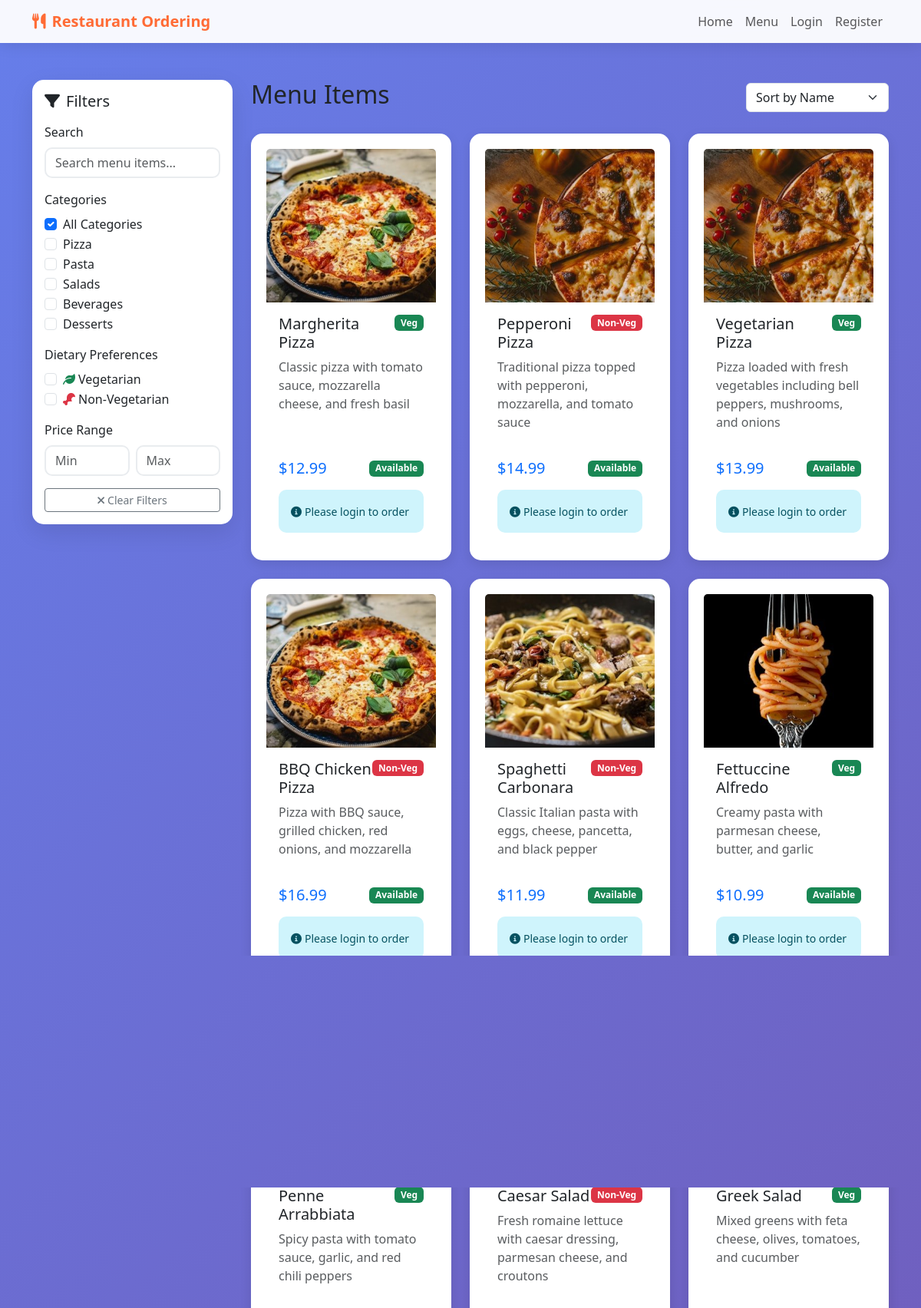
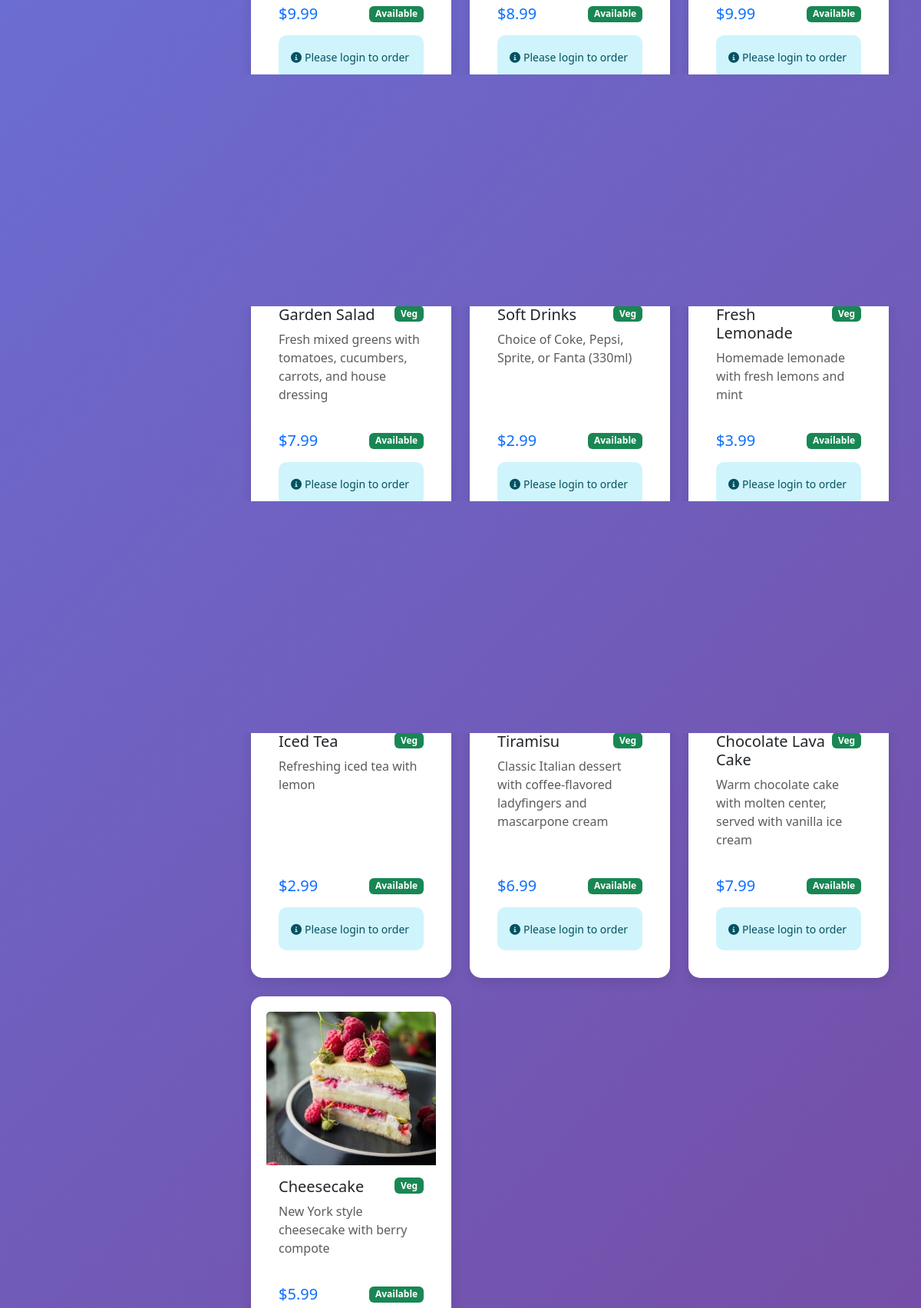
The page /menu (upper part) on the database its author committed (2 pictures, top to bottom).
### app.py (models this page shows)
class Category(db.Model):
    id = db.Column(db.Integer, primary_key=True)
    name = db.Column(db.String(50), nullable=False)
    restaurant_id = db.Column(db.Integer, db.ForeignKey('restaurant.id'), nullable=False)
    menu_items = db.relationship('MenuItem', backref='category', lazy=True)

class MenuItem(db.Model):
    id = db.Column(db.Integer, primary_key=True)
    name = db.Column(db.String(100), nullable=False)
    description = db.Column(db.Text, nullable=False)
    price = db.Column(db.Float, nullable=False)
    image = db.Column(db.String(255))
    is_available = db.Column(db.Boolean, default=True)
    is_vegetarian = db.Column(db.Boolean, default=False)
    category_id = db.Column(db.Integer, db.ForeignKey('category.id'), nullable=False)
    restaurant_id = db.Column(db.Integer, db.ForeignKey('restaurant.id'), nullable=False)
    order_items = db.relationship('OrderItem', backref='menu_item', lazy=True)

### app.py (the view)
@app.route('/menu')
def menu():
    categories = Category.query.all()
    items = MenuItem.query.filter_by(is_available=True).all()
    return render_template('menu.html', categories=categories, items=items)

### templates/menu.html (shortened to what this page needs)
{% extends "base.html" %}
{% block content %}
<div class="container my-5">
    <div class="row">
        <div class="col-lg-3 mb-4">
            <div class="card">
                <div class="card-body">
                    <h5 class="card-title mb-3">
                        <i class="fas fa-filter me-2"></i>Filters
                    </h5>
                    <div class="mb-3">
                        <label for="searchInput" class="form-label">Search</label>
                        <input type="text" class="form-control" id="searchInput" placeholder="Search menu items...">
                    </div>
                    <div class="mb-3">
                        <label class="form-label">Categories</label>
                        <div class="form-check">
                            <input class="form-check-input" type="checkbox" id="allCategories" checked>
                            <label class="form-check-label" for="allCategories">All Categories</label>
                        </div>
                        {% for category in categories %}
                        <div class="form-check">
                            <input class="form-check-input category-filter" type="checkbox"
                                   id="category{{ category.id }}" value="{{ category.id }}">
                            <label class="form-check-label" for="category{{ category.id }}">
                                {{ category.name }}
                            </label>
                        </div>
                        {% endfor %}
                    </div>
                    <div class="mb-3">
                        <label class="form-label">Dietary Preferences</label>
                        <div class="form-check">
                            <input class="form-check-input" type="checkbox" id="vegetarian">
                            <label class="form-check-label" for="vegetarian">
                                <i class="fas fa-leaf text-success me-1"></i>Vegetarian
                            </label>
                        </div>
                        <div class="form-check">
                            <input class="form-check-input" type="checkbox" id="nonVegetarian">
                            <label class="form-check-label" for="nonVegetarian">
                                <i class="fas fa-drumstick-bite text-danger me-1"></i>Non-Vegetarian
                            </label>
                        </div>
                    </div>
                    <div class="mb-3">
                        <label class="form-label">Price Range</label>
                        <div class="d-flex gap-2">
                            <input type="number" class="form-control" id="minPrice" placeholder="Min" min="0">
                            <input type="number" class="form-control" id="maxPrice" placeholder="Max" min="0">
                        </div>
                    </div>
                    <button class="btn btn-outline-secondary btn-sm w-100" onclick="clearFilters()">
                        <i class="fas fa-times me-1"></i>Clear Filters
                    </button>
                </div>
            </div>
        </div>
        <div class="col-lg-9">
            <div class="d-flex justify-content-between align-items-center mb-4">
                <h2>Menu Items</h2>
                <div class="d-flex gap-2">
                    <select class="form-select" id="sortSelect" style="width: auto;">
                        <option value="name">Sort by Name</option>
                    </select>
                </div>
            </div>
            <div id="menuItems" class="row">
                {% for item in items %}
                <div class="col-md-6 col-lg-4 mb-4 menu-item-card"
                     data-category="{{ item.category.id }}"
                     data-price="{{ item.price }}"
                     data-vegetarian="{{ 'true' if item.is_vegetarian else 'false' }}"
                     data-name="{{ item.name.lower() }}">
                    <div class="card h-100 menu-item">
                        {% if item.image %}
                        <img src="{{ url_for('static', filename=item.image) }}" class="card-img-top" alt="{{ item.name }}" style="height: 200px; object-fit: cover;">
                        {% else %}
                        <div class="card-img-top bg-light d-flex align-items-center justify-content-center" style="height: 200px;">
                            <i class="fas fa-utensils fa-3x text-muted"></i>
                        </div>
                        {% endif %}
                        <div class="card-body d-flex flex-column">
                            <div class="d-flex justify-content-between align-items-start mb-2">
                                <h5 class="card-title mb-0">{{ item.name }}</h5>
                                <span class="badge bg-{{ 'success' if item.is_vegetarian else 'danger' }}">
                                    {{ 'Veg' if item.is_vegetarian else 'Non-Veg' }}
                                </span>
                            </div>
                            <p class="card-text text-muted">{{ item.description[:100] }}{% if item.description|length > 100 %}...{% endif %}</p>
                            <div class="mt-auto">
                                <div class="d-flex justify-content-between align-items-center mb-3">
                                    <span class="h5 text-primary mb-0">${{ "%.2f"|format(item.price) }}</span>
                                    <span class="badge bg-{{ 'success' if item.is_available else 'danger' }}">
                                        {{ 'Available' if item.is_available else 'Out of Stock' }}
                                    </span>
                                </div>
                                {% if current_user.is_authenticated and current_user.user_type == 'customer' %}
                                <form method="POST" action="{{ url_for('add_to_cart') }}" class="d-flex gap-2">
                                    <input type="hidden" name="item_id" value="{{ item.id }}">
                                    <input type="number" name="quantity" value="1" min="1" max="10"
                                           class="form-control" style="width: 80px;">
                                    <button type="submit" class="btn btn-primary flex-fill"
                                            {{ 'disabled' if not item.is_available }}>
                                        <i class="fas fa-cart-plus me-1"></i>Add to Cart
                                    </button>
                                </form>
                                {% elif not current_user.is_authenticated %}
                                <div class="alert alert-info mb-0">
                                    <small><i class="fas fa-info-circle me-1"></i>Please login to order</small>
                                </div>
                                {% endif %}
                            </div>
                        </div>
                    </div>
                </div>
                {% endfor %}
            </div>
        </div>
    </div>
</div>
{% endblock %}

### templates/base.html (shortened to what this page needs)
<!DOCTYPE html>
<html lang="en">
<head>
    <link href="https://cdn.jsdelivr.net/npm/bootstrap@5.3.0/dist/css/bootstrap.min.css" rel="stylesheet">
    <link href="https://cdnjs.cloudflare.com/ajax/libs/font-awesome/6.0.0/css/all.min.css" rel="stylesheet">
</head>
<body>
    <nav class="navbar navbar-expand-lg navbar-light">
        <div class="container">
            <a class="navbar-brand" href="{{ url_for('index') }}">
                <i class="fas fa-utensils me-2"></i>Restaurant Ordering
            </a>
            <div class="collapse navbar-collapse" id="navbarNav">
                <ul class="navbar-nav ms-auto">
                    <li class="nav-item">
                        <a class="nav-link" href="{{ url_for('index') }}">Home</a>
                    </li>
                    <li class="nav-item">
                        <a class="nav-link" href="{{ url_for('menu') }}">Menu</a>
                    </li>
                    {% if current_user.is_authenticated %}
                        {% if current_user.user_type == 'customer' %}
                            <li class="nav-item">
                                <a class="nav-link" href="{{ url_for('cart') }}">
                                    <i class="fas fa-shopping-cart"></i> Cart
                                </a>
                            </li>
                            <li class="nav-item">
                                <a class="nav-link" href="{{ url_for('order_history') }}">Orders</a>
                            </li>
                        {% elif current_user.user_type == 'restaurant' %}
                            <li class="nav-item">
                                <a class="nav-link" href="{{ url_for('restaurant_dashboard') }}">Dashboard</a>
                            </li>
                        {% elif current_user.user_type == 'admin' %}
                            <li class="nav-item">
                                <a class="nav-link" href="{{ url_for('admin_dashboard') }}">Admin</a>
                            </li>
                        {% endif %}
                        <li class="nav-item dropdown">
                            <a class="nav-link dropdown-toggle" href="#" id="navbarDropdown" role="button" data-bs-toggle="dropdown">
                                <i class="fas fa-user"></i> {{ current_user.name }}
                            </a>
                            <ul class="dropdown-menu">
                                <li><a class="dropdown-item" href="{{ url_for('logout') }}">Logout</a></li>
                            </ul>
                        </li>
                    {% else %}
                        <li class="nav-item">
                            <a class="nav-link" href="{{ url_for('login') }}">Login</a>
                        </li>
                        <li class="nav-item">
                            <a class="nav-link" href="{{ url_for('register') }}">Register</a>
                        </li>
                    {% endif %}
                </ul>
            </div>
        </div>
    </nav>
    <main>
        {% block content %}{% endblock %}
    </main>
</body>
</html>

### templates/base.html (style rules this page uses)
:root { --primary-color: #ff6b35; --secondary-color: #f7931e; --accent-color: #ffd23f; --dark-color: #2c3e50; --light-color: #ecf0f1; }
body { font-family: 'Segoe UI', Tahoma, Geneva, Verdana, sans-serif; background: linear-gradient(135deg, #667eea 0%, #764ba2 100%); min-height: 100vh; }
.navbar { background: rgba(255, 255, 255, 0.95) !important; backdrop-filter: blur(10px); box-shadow: 0 2px 20px rgba(0,0,0,0.1); }
.navbar-brand { font-weight: bold; color: var(--primary-color) !important; }
.card { border: none; border-radius: 15px; box-shadow: 0 10px 30px rgba(0,0,0,0.1); transition: transform 0.3s ease; }
.form-control { border-radius: 10px; border: 2px solid #e9ecef; transition: all 0.3s ease; }
.alert { border-radius: 10px; border: none; }
.menu-item { background: white; border-radius: 15px; padding: 20px; margin-bottom: 20px; box-shadow: 0 5px 15px rgba(0,0,0,0.1); transition: all 0.3s ease; }

### rows shown on the page
Category: name "Pizza"
Category: name "Pasta"
Category: name "Salads"
Category: name "Beverages"
Category: name "Desserts"
MenuItem: image (picture), name "Margherita Pizza", is_vegetarian "Veg", description "Classic pizza with tomato sauce, mozzarella cheese, and fresh basil", price "12.99", is_available "Available", shows "Please login to order"
MenuItem: image (picture), name "Pepperoni Pizza", is_vegetarian "Non-Veg", description "Traditional pizza topped with pepperoni, mozzarella, and tomato sauce", price "14.99", is_available "Available", shows "Please login to order"
MenuItem: image (picture), name "Vegetarian Pizza", is_vegetarian "Veg", description "Pizza loaded with fresh vegetables including bell peppers, mushrooms, and onions", price "13.99", is_available "Available", shows "Please login to order"
MenuItem: image (picture), name "BBQ Chicken Pizza", is_vegetarian "Non-Veg", description "Pizza with BBQ sauce, grilled chicken, red onions, and mozzarella", price "16.99", is_available "Available", shows "Please login to order"
MenuItem: image (picture), name "Spaghetti Carbonara", is_vegetarian "Non-Veg", description "Classic Italian pasta with eggs, cheese, pancetta, and black pepper", price "11.99", is_available "Available", shows "Please login to order"
MenuItem: image (picture), name "Fettuccine Alfredo", is_vegetarian "Veg", description "Creamy pasta with parmesan cheese, butter, and garlic", price "10.99", is_available "Available", shows "Please login to order"
MenuItem: image (picture), name "Penne Arrabbiata", is_vegetarian "Veg", description "Spicy pasta with tomato sauce, garlic, and red chili peppers", price "9.99", is_available "Available", shows "Please login to order"
MenuItem: image (picture), name "Caesar Salad", is_vegetarian "Non-Veg", description "Fresh romaine lettuce with caesar dressing, parmesan cheese, and croutons", price "8.99", is_available "Available", shows "Please login to order"
MenuItem: image (picture), name "Greek Salad", is_vegetarian "Veg", description "Mixed greens with feta cheese, olives, tomatoes, and cucumber", price "9.99", is_available "Available", shows "Please login to order"
MenuItem: image (picture), name "Garden Salad", is_vegetarian "Veg", description "Fresh mixed greens with tomatoes, cucumbers, carrots, and house dressing", price "7.99", is_available "Available", shows "Please login to order"
MenuItem: image (picture), name "Soft Drinks", is_vegetarian "Veg", description "Choice of Coke, Pepsi, Sprite, or Fanta (330ml)", price "2.99", is_available "Available", shows "Please login to order"
MenuItem: image (picture), name "Fresh Lemonade", is_vegetarian "Veg", description "Homemade lemonade with fresh lemons and mint", price "3.99", is_available "Available", shows "Please login to order"
MenuItem: image (picture), name "Iced Tea", is_vegetarian "Veg", description "Refreshing iced tea with lemon", price "2.99", is_available "Available", shows "Please login to order"
MenuItem: image (picture), name "Tiramisu", is_vegetarian "Veg", description "Classic Italian dessert with coffee-flavored ladyfingers and mascarpone cream", price "6.99", is_available "Available", shows "Please login to order"
MenuItem: image (picture), name "Chocolate Lava Cake", is_vegetarian "Veg", description "Warm chocolate cake with molten center, served with vanilla ice cream", price "7.99", is_available "Available", shows "Please login to order"
MenuItem: image (picture), name "Cheesecake", is_vegetarian "Veg", description "New York style cheesecake with berry compote", price "5.99", is_available "Available"
